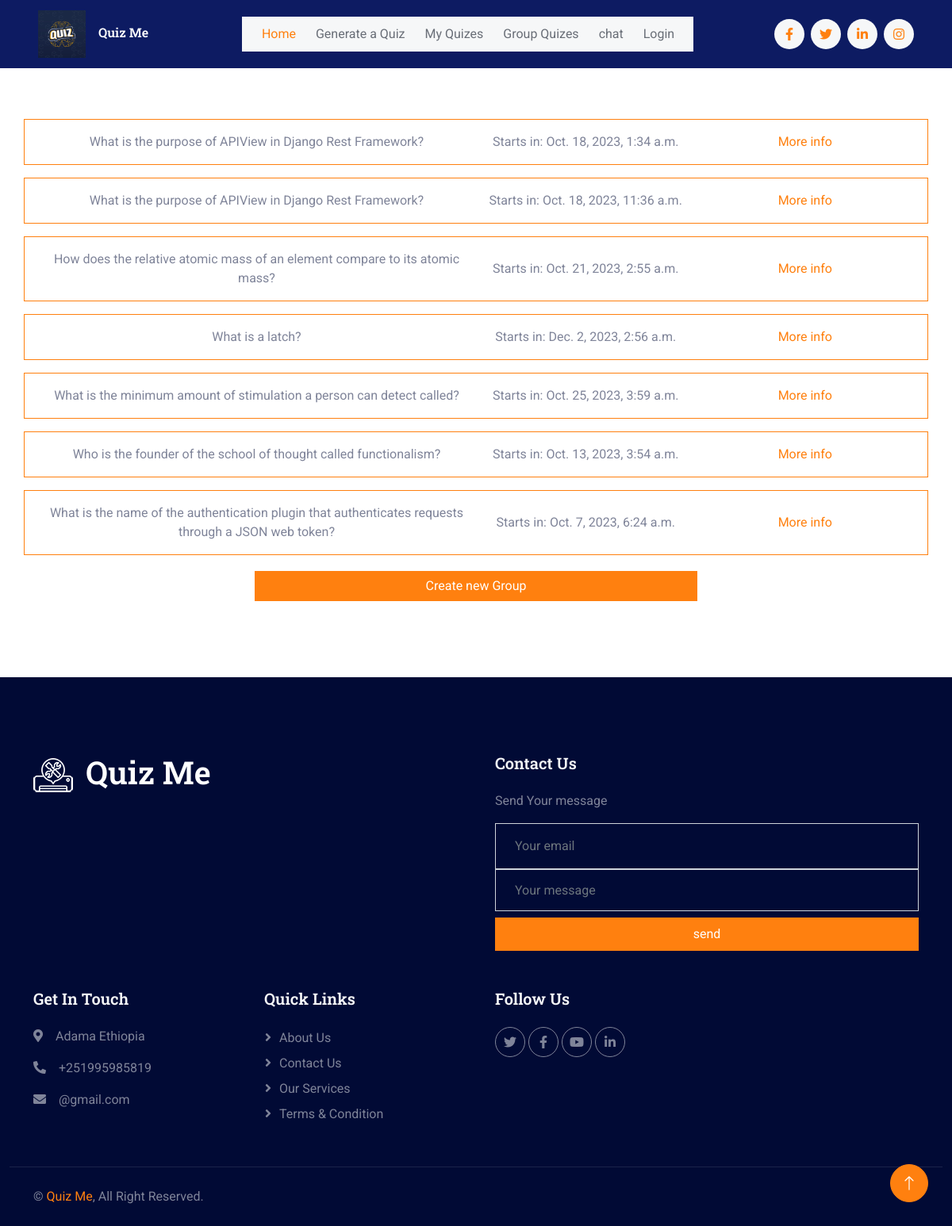
Screenshot of /my_group_quizzes (signed in) with the database file from the repository.
### quiz_app/models.py (models this page shows, shortened)
class GroupQuiz(models.Model):
    quiz = models.ForeignKey(Quiz, on_delete=models.CASCADE)
    start_time = models.DateTimeField()
    completed = models.BooleanField(default=False)
    joined_members = models.ManyToManyField(CustomUser, related_name="members")
    end_time = models.DateTimeField(null=True, blank=True)
    is_in_progress = models.BooleanField(default=False)
    created_by = models.ForeignKey(CustomUser, on_delete=models.CASCADE, null=True, blank=True)

class Quiz(models.Model):
    title = models.CharField(max_length=100, null=True, blank=True)
    size = models.IntegerField()
    generated_by = models.ForeignKey(CustomUser, on_delete=models.CASCADE)
    questions = models.TextField()
    user_score = models.IntegerField(default=0)

### quiz_app/views.py (the view)
# urls.py: path('my_group_quizzes', views.user_group_quizs, name="group_quizes"),
@login_required(login_url='login')
def user_group_quizs(request):
    user = request.user
    group_quizzes = GroupQuiz.objects.filter(joined_members=user)
    return render(request, "joined_group_quizes.html", {"group_quizes":group_quizzes})

### templates/joined_group_quizes.html
{% extends 'index2.html' %}
{% block content %}
{% load static %}
<body>
    <div class="container-xxl py-5 custom-container">
        <div class="container text-center">
            {% if group_quizes %}
            {% for quiz in group_quizes %}
            <div class="row border border-primary rounded p-3 mt-3 d-flex justify-content-center align-items-center">
                <div class="col-md-6">
                    {{ quiz.quiz.title }}
                </div>
                <div class="col-md-3">
                    Starts in: {{ quiz.start_time }}
                </div>
                <div class="col-md-3">
                    <a href="{%url 'group_quiz' quiz.id %}">More info</a>
                </div>
            </div>
            {% endfor %}
            {% else %}
            <h1>You haven't any groups quizzes yet.</h1>
            {% endif %}
            <Button onclick="window.location.href = '{%url 'create_group_quiz'%}';" class="btn btn-primary" style="margin-top:20px; width:50%">
                Create new Group
            </Button>
        </div>
    </div>
</body>
{% endblock content %}

### static/css/style.css (style rules this page uses)
:root { --primary: #FF800F; --secondary: #001064; --light: #F6F7F8; --dark: #010A35; }
.btn { transition: .5s; }
.btn.btn-primary, .btn.btn-outline-primary:hover, .btn.btn-secondary, .btn.btn-outline-secondary:hover { color: #FFFFFF; }

### rows the page displays
GroupQuiz: quiz "What is the purpose of APIView in Django Rest Framework?", start_time "Oct. 18, 2023, 1:34 a.m."
GroupQuiz: quiz "What is the purpose of APIView in Django Rest Framework?", start_time "Oct. 18, 2023, 11:36 a.m."
GroupQuiz: quiz "How does the relative atomic mass of an element compare to its atomic mass?", start_time "Oct. 21, 2023, 2:55 a.m."
GroupQuiz: quiz "What is a latch?", start_time "Dec. 2, 2023, 2:56 a.m."
GroupQuiz: quiz "What is the minimum amount of stimulation a person can detect called?", start_time "Oct. 25, 2023, 3:59 a.m."
GroupQuiz: quiz "Who is the founder of the school of thought called functionalism?", start_time "Oct. 13, 2023, 3:54 a.m."
GroupQuiz: quiz "What is the name of the authentication plugin that authenticates requests through a JSON web token?", start_time "Oct. 7, 2023, 6:24 a.m."
